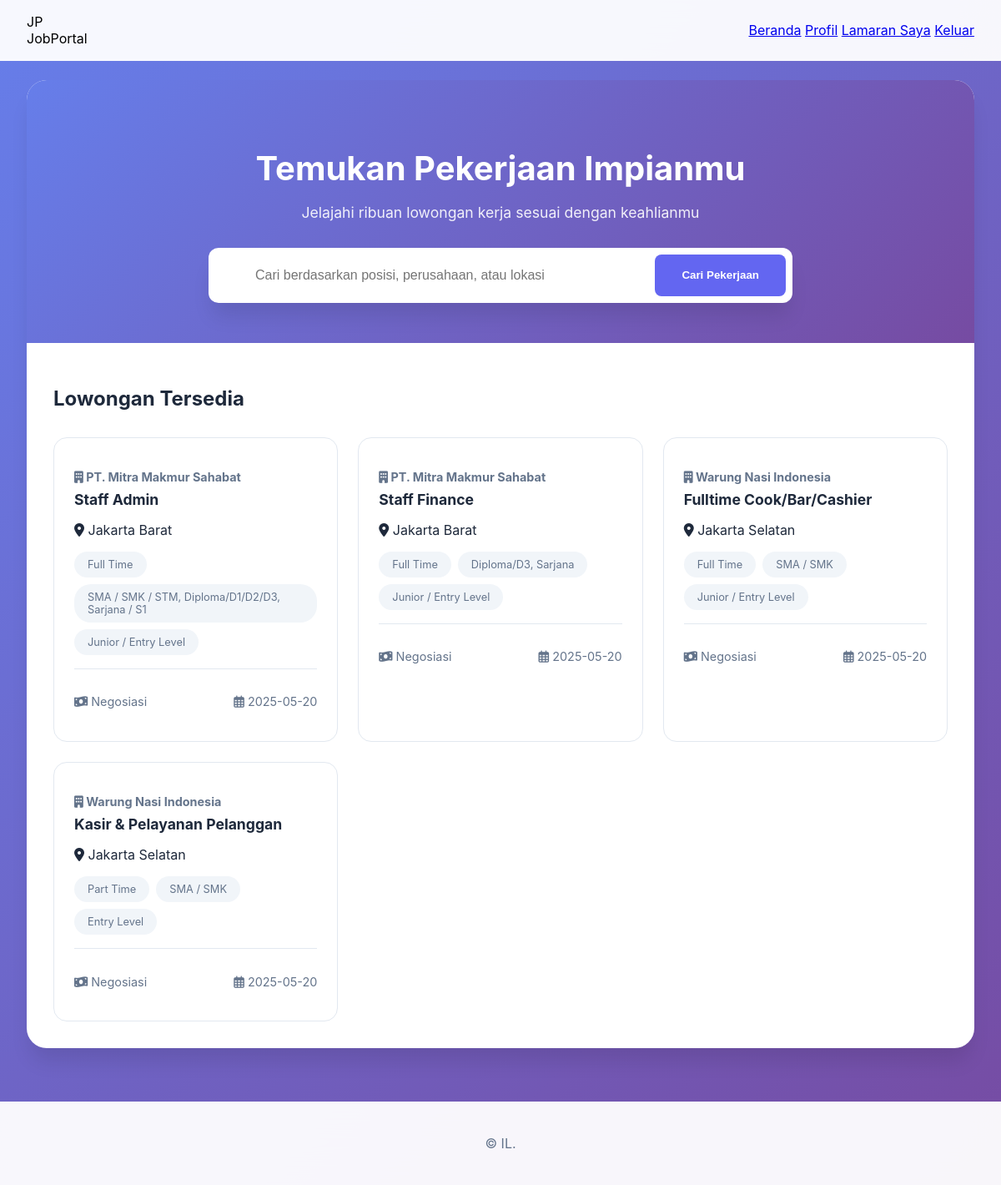
Screenshot of /projectPrakProgWeb1-main/Halaman_Utama/dashboard_pelamar.php (signed in) with the database file from the repository.
### tables this page shows
CREATE TABLE `lowongan` (
  `id` int(11) NOT NULL,
  `perusahaan_id` int(11) DEFAULT NULL,
  `judul` varchar(100) DEFAULT NULL,
  `lokasi` varchar(100) DEFAULT NULL,
  `jenis_pekerjaan` varchar(50) DEFAULT NULL,
  `level_pekerjaan` varchar(50) DEFAULT NULL,
  `pendidikan` varchar(100) DEFAULT NULL,
  `gaji` varchar(50) DEFAULT NULL,
  `deskripsi` text DEFAULT NULL,
  `keahlian` text DEFAULT NULL,
  `kualifikasi` text DEFAULT NULL,
  `tanggal_posting` date DEFAULT NULL
);

CREATE TABLE `perusahaan` (
  `id` int(11) NOT NULL,
  `user_id` int(11) DEFAULT NULL,
  `nama_perusahaan` varchar(100) DEFAULT NULL,
  `lokasi` varchar(100) DEFAULT NULL,
  `logo` varchar(255) DEFAULT NULL
);

### projectPrakProgWeb1-main/Halaman_Utama/dashboard_pelamar.php (the view, shortened to what this page needs)
<?php
require '../koneksi.php';
$search = isset($_GET['search']) ? $_GET['search'] : '';
$sql = "SELECT l.*, p.nama_perusahaan
        FROM lowongan l
        JOIN perusahaan p ON l.perusahaan_id = p.id
        WHERE
            l.judul LIKE '%$search%' OR
            p.nama_perusahaan LIKE '%$search%' OR
            l.lokasi LIKE '%$search%' OR
            l.jenis_pekerjaan LIKE '%$search%' OR
            l.gaji LIKE '%$search%'";
$result = mysqli_query($conn, $sql);
?>
<!DOCTYPE html>
<html lang="id">
<head>
    <link rel="stylesheet" href="https://cdnjs.cloudflare.com/ajax/libs/font-awesome/6.0.0/css/all.min.css">
    <link rel="stylesheet" href="UtamaPelamar.css">
</head>
<body>
    <header>
        <div class="header-content">
            <div class="logo-section">
                <div class="logo">JP</div>
                <span class="logo-text">JobPortal</span>
            </div>
            <nav class="nav-links">
                <a href="dashboard_pelamar.php">Beranda</a>
                <a href="profile.php">Profil</a>
                <a href="lamaran_saya.php">Lamaran Saya</a>
                <a href="logout.php">Keluar</a>
            </nav>
        </div>
    </header>
    <main class="main-content">
        <div class="dashboard-container">
            <section class="search-section">
                <h1>Temukan Pekerjaan Impianmu</h1>
                <p class="search-subtitle">Jelajahi ribuan lowongan kerja sesuai dengan keahlianmu</p>
                <form method="GET" action="" class="search-form">
                    <div class="search-input-group">
                        <i class="fas fa-search input-icon"></i>
                        <input type="text" name="search"
                               placeholder="Cari berdasarkan posisi, perusahaan, atau lokasi"
                               value="<?= htmlspecialchars($search) ?>">
                        <button type="submit" class="search-button">
                            Cari Pekerjaan
                        </button>
                    </div>
                </form>
            </section>
            <section class="jobs-section">
                <h2>Lowongan Tersedia</h2>
                <div class="job-grid">
                    <?php while ($row = mysqli_fetch_assoc($result)): ?>
                        <a href="detail_lowongan.php?id=<?= $row['id'] ?>" class="job-card">
                            <div class="job-card-header">
                                <h3 class="company-name">
                                    <i class="fas fa-building"></i>
                                    <?= htmlspecialchars($row['nama_perusahaan']) ?>
                                </h3>
                                <h4 class="job-title"><?= htmlspecialchars($row['judul']) ?></h4>
                            </div>
                            <div class="job-card-body">
                                <p class="location">
                                    <i class="fas fa-map-marker-alt"></i>
                                    <?= htmlspecialchars($row['lokasi']) ?>
                                </p>
                                <div class="job-tags">
                                    <span class="tag"><?= $row['jenis_pekerjaan'] ?></span>
                                    <span class="tag"><?= $row['pendidikan'] ?></span>
                                    <span class="tag"><?= $row['level_pekerjaan'] ?></span>
                                </div>
                            </div>
                            <div class="job-card-footer">
                                <p class="salary">
                                    <i class="fas fa-money-bill-wave"></i>
                                    <?= htmlspecialchars($row['gaji']) ?>
                                </p>
                                <p class="posted-date">
                                    <i class="far fa-calendar-alt"></i>
                                    <?= $row['tanggal_posting'] ?>
                                </p>
                            </div>
                        </a>
                    <?php endwhile; ?>
                </div>
            </section>
        </div>
    </main>
    <footer>
        <p>&copy; IL.</p>
    </footer>
</body>
</html>

### projectPrakProgWeb1-main/Halaman_Utama/UtamaPelamar.css (style rules this page uses)
:root { --primary-color: #6366f1; --primary-hover: #5856eb; --secondary-color: #f1f5f9; --text-primary: #1e293b; --text-secondary: #64748b; --border-color: #e2e8f0; --white: #ffffff; --shadow: 0 4px 6px -1px rgba(0, 0, 0, 0.1); --shadow-lg: 0 20px 25px -5px rgba(0, 0, 0, 0.1); }
body { font-family: 'Inter', sans-serif; margin: 0; padding: 0; background: linear-gradient(135deg, #667eea 0%, #764ba2 100%); min-height: 100vh; }
header { background: rgba(255, 255, 255, 0.95); backdrop-filter: blur(20px); border-bottom: 1px solid rgba(255, 255, 255, 0.2); position: fixed; width: 100%; z-index: 1000; }
.header-content { max-width: 1200px; margin: 0 auto; padding: 1rem 2rem; display: flex; justify-content: space-between; align-items: center; }
.main-content { padding: 6rem 2rem 2rem; max-width: 1200px; margin: 0 auto; }
.dashboard-container { background: var(--white); border-radius: 24px; box-shadow: var(--shadow-lg); overflow: hidden; animation: fadeInUp 1s ease-out; }
.search-section { padding: 3rem 2rem; text-align: center; background: linear-gradient(135deg, #667eea 0%, #764ba2 100%); color: var(--white); }
.search-section h1 { font-size: 2.5rem; margin-bottom: 1rem; }
.search-subtitle { font-size: 1.1rem; opacity: 0.9; margin-bottom: 2rem; }
.search-form { max-width: 700px; margin: 0 auto; }
.search-input-group { display: flex; gap: 1rem; background: var(--white); padding: 0.5rem; border-radius: 12px; box-shadow: var(--shadow-lg); }
.search-input-group input { flex: 1; padding: 1rem; border: none; font-size: 1rem; border-radius: 8px; }
.search-button { background: var(--primary-color); color: var(--white); border: none; padding: 0 2rem; border-radius: 8px; font-weight: 600; cursor: pointer; transition: all 0.3s ease; }
.jobs-section { padding: 2rem; }
.jobs-section h2 { color: var(--text-primary); margin-bottom: 2rem; }
.job-grid { display: grid; grid-template-columns: repeat(auto-fill, minmax(300px, 1fr)); gap: 1.5rem; }
.job-card { background: var(--white); border-radius: 16px; padding: 1.5rem; text-decoration: none; color: var(--text-primary); border: 1px solid var(--border-color); transition: all 0.3s ease; }
.job-card-header { margin-bottom: 1rem; }
.company-name { color: var(--text-secondary); font-size: 0.9rem; margin-bottom: 0.5rem; }
.job-title { color: var(--text-primary); font-size: 1.1rem; margin: 0; }
.job-tags { display: flex; flex-wrap: wrap; gap: 0.5rem; margin: 1rem 0; }
.tag { background: var(--secondary-color); color: var(--text-secondary); padding: 0.5rem 1rem; border-radius: 20px; font-size: 0.8rem; }
.job-card-footer { display: flex; justify-content: space-between; align-items: center; margin-top: 1rem; padding-top: 1rem; border-top: 1px solid var(--border-color); font-size: 0.9rem; color: var(--text-secondary); }
footer { background: rgba(255, 255, 255, 0.95); backdrop-filter: blur(20px); padding: 1.5rem; text-align: center; color: var(--text-secondary); margin-top: 2rem; }

### rows the page displays
lowongan: perusahaan.nama_perusahaan "PT. Mitra Makmur Sahabat", judul "Staff Admin", lokasi "Jakarta Barat", jenis_pekerjaan "Full Time", pendidikan "SMA / SMK / STM, Diploma/D1/D2/D3, Sarjana / S1", level_pekerjaan "Junior / Entry Level", gaji "Negosiasi", tanggal_posting "2025-05-20"
lowongan: perusahaan.nama_perusahaan "PT. Mitra Makmur Sahabat", judul "Staff Finance", lokasi "Jakarta Barat", jenis_pekerjaan "Full Time", pendidikan "Diploma/D3, Sarjana", level_pekerjaan "Junior / Entry Level", gaji "Negosiasi", tanggal_posting "2025-05-20"
lowongan: perusahaan.nama_perusahaan "Warung Nasi Indonesia", judul "Fulltime Cook/Bar/Cashier", lokasi "Jakarta Selatan", jenis_pekerjaan "Full Time", pendidikan "SMA / SMK", level_pekerjaan "Junior / Entry Level", gaji "Negosiasi", tanggal_posting "2025-05-20"
lowongan: perusahaan.nama_perusahaan "Warung Nasi Indonesia", judul "Kasir & Pelayanan Pelanggan", lokasi "Jakarta Selatan", jenis_pekerjaan "Part Time", pendidikan "SMA / SMK", level_pekerjaan "Entry Level", gaji "Negosiasi", tanggal_posting "2025-05-20"
